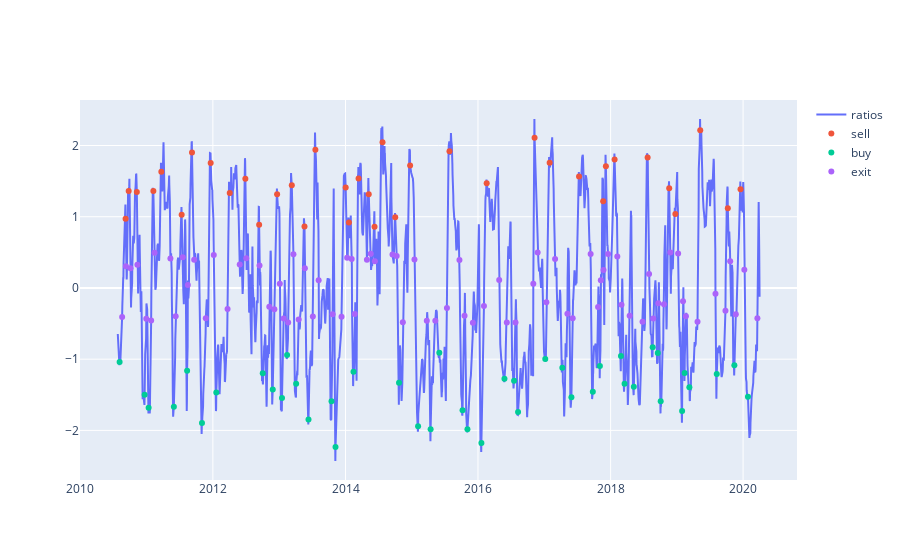

Source (notebook cell):
### Code cell
plt.figure(figsize=(15,7))

#print(bought_zscore)
#print(new_zscores)
fig = go.Figure()
fig.add_trace(go.Scatter(x=new_ratios.index, y=new_ratios[0],
                    mode='lines',
                    name='ratios'))




fig.add_trace(go.Scatter(x=bought_zscore.index, y=bought_zscore[0],
                    mode='markers',
                    name='sell'))

fig.add_trace(go.Scatter(x=sold_zscore.index, y=sold_zscore[0],
                    mode='markers',
                    name='buy'))

fig.add_trace(go.Scatter(x=exit_zscore.index, y=exit_zscore[0],
                    mode='markers',
                    name='exit'))




fig.show()
